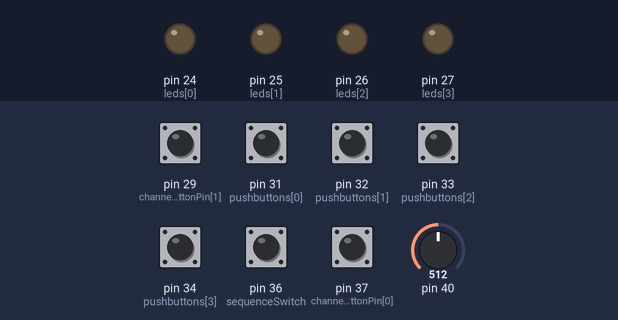
The sketch below on a simulated Teensy 4. On the bench: output pins drawn as LEDs (lit = HIGH). Dashed ring = blinking. The test bench sets the inputs (shaded band); at power-on: pin 29 (channelButtonPin[1]), pin 31 (pushbuttons[0]), pin 32 (pushbuttons[1]), pin 33 (pushbuttons[2]), pin 34 (pushbuttons[3]), pin 36 (sequenceSwitch), pin 37 (channelButtonPin[0]) LOW, pin 40 = 512. What the sketch prints to the serial monitor is not drawn.

Above: at 1.2 s.
1.3 s: pin 40 set to 0
At 2.2 s:
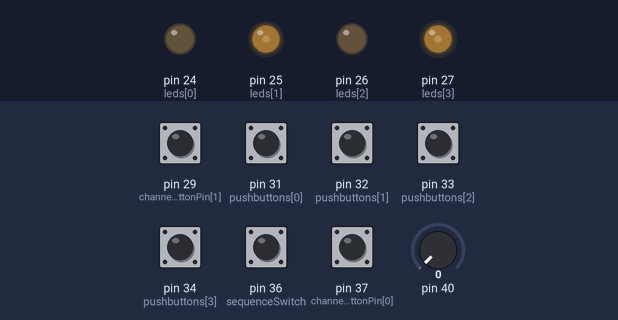
4.3 s: pin 29 (channelButtonPin[1]) pulled HIGH for 0.15 s
7.3 s: pin 40 set to 306
10.3 s: pin 32 (pushbuttons[1]) pulled HIGH for 0.15 s
At 10.83 s:
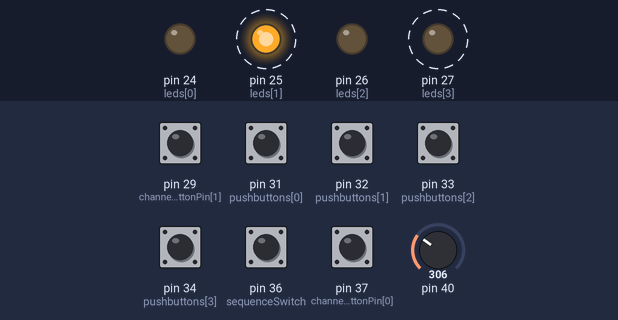
13.4 s: pin 31 (pushbuttons[0]) pulled HIGH for 0.15 s
At 14.22 s:
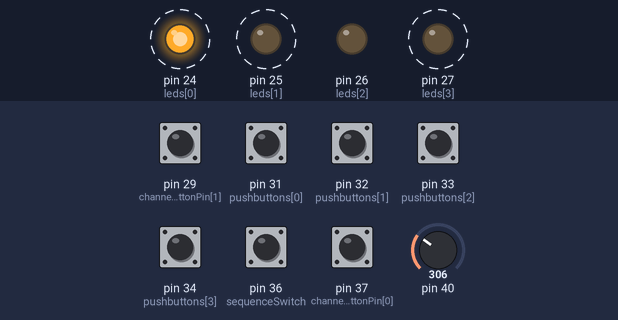
16.5 s: pin 33 (pushbuttons[2]) pulled HIGH for 0.15 s
At 17.29 s:
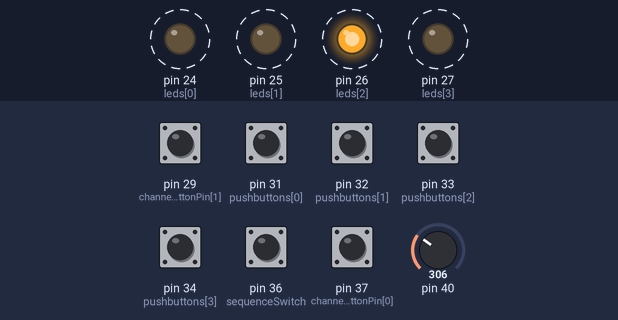
Timing chart, 0 to 20.6 s (numbered marks = the images above; inputs shaded):
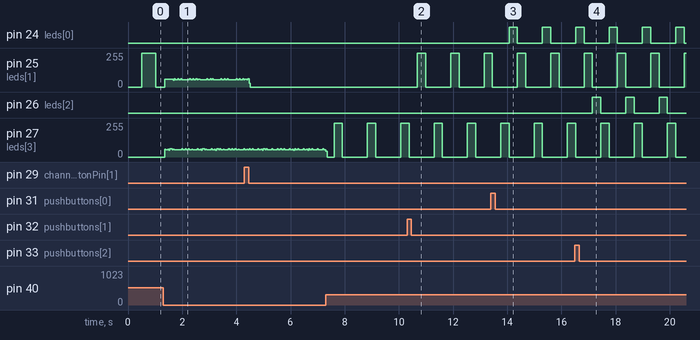

Measured:
- after the input at 10.3 s, pin 25 (leds[1]): alternates 255/255 for 0.31 s and 0/255 for 0.92 s, starting after 0.38 s
- after the input at 13.4 s, pin 24 (leds[0]): alternates HIGH for 0.31 s and LOW for 0.92 s, starting after 0.67 s
- after the input at 16.5 s, pin 26 (leds[2]): alternates HIGH for 0.31 s and LOW for 0.92 s, starting after 0.64 s
- by itself, pin 27 (leds[3]): alternates 255/255 for 0.31 s and 0/255 for 0.92 s

The sketch:

lab_8_xtracr_commented.ino
```cpp
// this is to test the changes in the github
//what if i added this comment

int leds[4] = { 24, 25, 26, 27 }; //set up LED pins
int tempo = 0;
int sequenceSwitch = 36;


int pushbuttons[4] = { 31, 32, 33, 34 };//push button pins
boolean lastChannelButtonState[2];
boolean channelButtonState[2];
int channelButtonPin[2] = {37, 29};
int nextChannelButtonPin = 37;
int prevChannelButtonPin = 29;
//set button pins to switch between channels
int channelDisplayed = 0;
//channel variable

int mappedMIDI[3][4] = {
  {59, 60, 67, 67},
  {60, 64, 67, 72},
  {67, 71, 74, 76}
};//different midi pattern for each channel

int currentstep = 0;//variable for the each note and LED
unsigned long lastSteptime = 0;//time generated variable for time checking

boolean lastButtonState[3][4] = {
  {LOW, LOW, LOW, LOW},
  {LOW, LOW, LOW, LOW},
  {LOW, LOW, LOW, LOW}
};

boolean buttonState[3][4] = {
  {LOW, LOW, LOW, LOW},
  {LOW, LOW, LOW, LOW},
  {LOW, LOW, LOW, LOW}
};
//button state multi-arrays
boolean on[3][4] = {
  { LOW, HIGH, LOW, HIGH },
  { LOW, HIGH, HIGH, HIGH },
  { LOW, LOW, LOW, HIGH }
};
//set arrays for button state check


void setup() {
  pinMode(pushbuttons[0], INPUT);
  pinMode(pushbuttons[1], INPUT);
  pinMode(pushbuttons[2], INPUT);
  pinMode(pushbuttons[3], INPUT);
  pinMode(sequenceSwitch, INPUT);
  pinMode(channelButtonPin[0], INPUT);
  pinMode(channelButtonPin[1], INPUT);
  pinMode(leds[0], OUTPUT);
  pinMode(leds[1], OUTPUT);
  pinMode(leds[2], OUTPUT);
  pinMode(leds[3], OUTPUT);

}

void loop() {
  tempo = analogRead(A16);
  checkChannelButton();//check channel first
  pushbuttonOnOff(channelDisplayed);//then check the button state for this channel
  sequence(channelDisplayed);//play the sequence based on the channel
}


void sequence(int channelDisplayed) {
  if (millis() > lastSteptime + tempo) {
    digitalWrite(leds[currentstep], LOW);
    midiPlayOff();
    if (digitalRead(sequenceSwitch) == HIGH) {
      currentstep = currentstep - 1;
      if (currentstep < 0) {
        currentstep = 3;
      }
    } else if (digitalRead(sequenceSwitch) == LOW) {
      currentstep += 1;
      if (currentstep > 3) {
        currentstep = 0;
      }
      //set the variable range to[0,3]
      //use the change of currentstep to control the direction of the sequencer
    }
    if (on[channelDisplayed][currentstep] == true) {
      digitalWrite(leds[currentstep], HIGH);
      midiPlayOn();
    } else if (on[channelDisplayed][currentstep] == false) {
      digitalWrite(leds[currentstep], LOW);
      midiPlayOff();
    }
    //change the status of LEDs and play midi notesaccording to the button state
    lastSteptime = millis();
    //set time check variable to change the tempo
  }
}

void midiPlayOn() {
  for (int i = 0; i < 3; i++) {
    usbMIDI.sendNoteOn(mappedMIDI[i][currentstep], 127, 1);
  }
}

void midiPlayOff() {
  for (int i = 0; i < 3; i++) {
    usbMIDI.sendNoteOn(mappedMIDI[i][currentstep], 0, 1);
  }
}

// these two functions control the midi playback

void checkChannelButton() {
  for (int i = 0; i < 2; i++) {
    lastChannelButtonState[i] = channelButtonState[i];
    channelButtonState[i] = digitalRead(channelButtonPin[i]);
  }
  if (channelButtonState[0] == LOW && lastChannelButtonState[0] == HIGH) {
    channelDisplayed += 1;
    if (channelDisplayed > 3) {
      channelDisplayed = 0;
    }
  } else if (channelButtonState[1] == LOW && lastChannelButtonState[1] == HIGH) {
    channelDisplayed -= 1;
    if (channelDisplayed < 0) {
      channelDisplayed = 2;
    }
  }
  Serial.println(channelDisplayed);//print the channel number every time when the channel changes
}


void pushbuttonOnOff(int channelDisplayed) {
  for (int i = 0; i < 4; i++) {
    lastButtonState[channelDisplayed][i] = buttonState[channelDisplayed][i];
    buttonState[channelDisplayed][i] = digitalRead(pushbuttons[i]);
    if (buttonState[channelDisplayed][i] == HIGH && lastButtonState[channelDisplayed][i] == LOW) {
      on[channelDisplayed][i] = !on[channelDisplayed][i];
      //change the state of on[]if any button is pressed
    }
  }
}
//this is a button state check function
```
